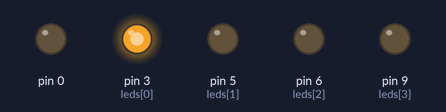
The sketch below on a simulated Arduino Uno, built with avr-gcc and run on an emulated ATmega328P. On the bench: output pins drawn as LEDs (lit = HIGH). Random numbers use the default seed unless the sketch sets one.

Above: at 0.1 s.
At 7.5 s:
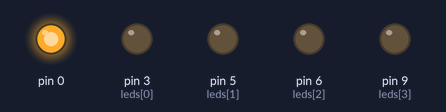
At 11.8 s:
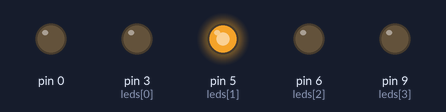
At 18.4 s:
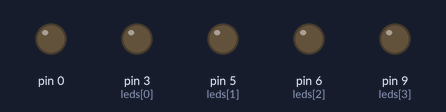
At 28.2 s:
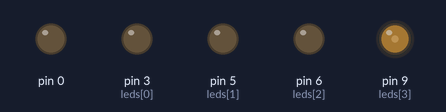
At 36.9 s:
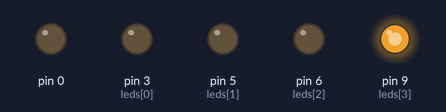
Timing chart, 0 to 40.0 s (numbered marks = the images above):
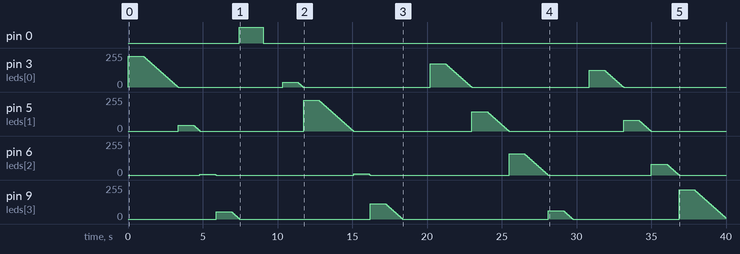

The sketch:

02_LED.ino
```cpp
int leds[] = {3,5,6,9};

void setup() {

  for(int i = 0; i <= 4; i++)
  {
    pinMode(leds[i], OUTPUT);
    analogWrite(leds[i], LOW);
  }
}

void loop() {

  for(int i = 0; i <= 4; i++)
  {
    int r = rand() % 255;
    analogWrite(leds[i], r);
    delay(1000);

    for(r ; r >= 0 ; r-=5)
    {
      analogWrite(leds[i], r);
      delay(50);
    }
    analogWrite(leds[i], LOW);
  }
}
```

Measured:
- by itself, pin 0: LOW → HIGH at 7.5 s, → LOW 1.6 s later
